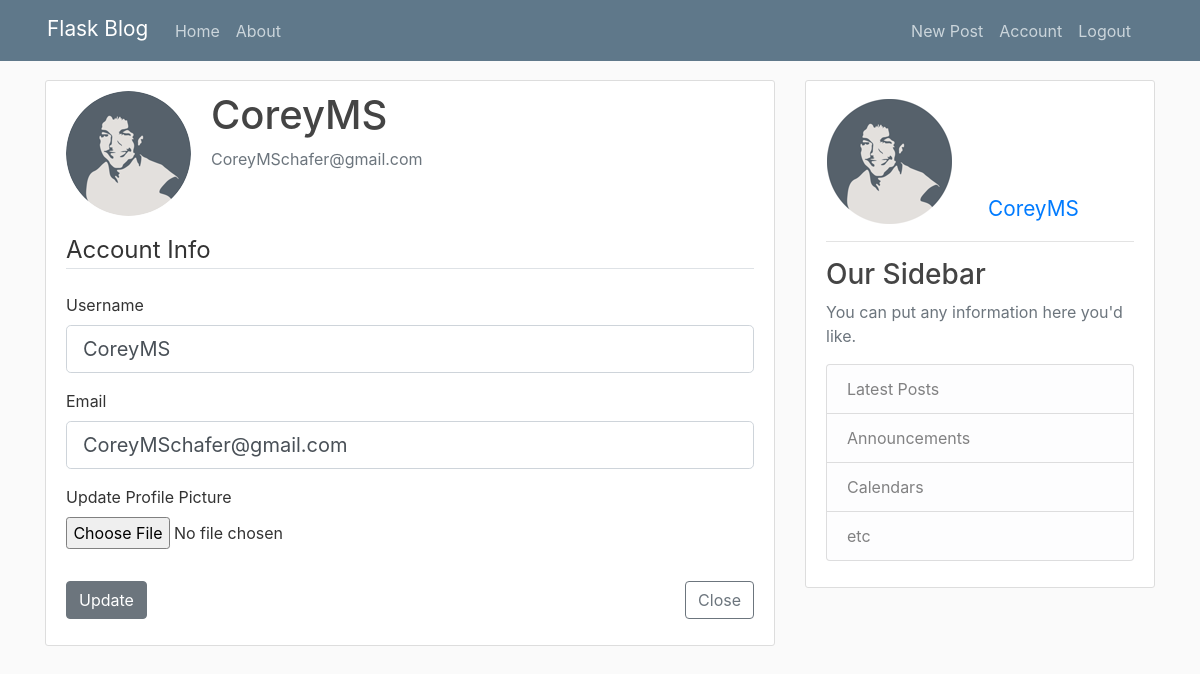
Page /account (signed in) on the committed database.
### flaskblog/models.py (models this page shows, shortened)
class User(db.Model, UserMixin):
    id = db.Column(db.Integer, primary_key=True)
    username = db.Column(db.String(20), unique=True, nullable=False)
    email = db.Column(db.String(120), unique=True, nullable=False)
    image_file = db.Column(db.String(20), nullable=False, default='default.jpg')
    password = db.Column(db.String(60), nullable=False)
    posts = db.relationship('Post', backref='author', lazy=True)

### flaskblog/users/routes.py (the view)
@users.route("/account", methods=['GET', 'POST'])
@login_required
def account():
    form = UpdateAccountForm()
    if form.validate_on_submit():
        if form.picture.data:
            picture_file = save_picture(form.picture.data)
            current_user.image_file = picture_file
        current_user.username = form.username.data
        current_user.email = form.email.data
        db.session.commit()
        flash(lazy_gettext("Your account has been updated!"), 'success')
        return redirect(url_for('users.account'))
    elif request.method == 'GET':
        form.username.data = current_user.username
        form.email.data = current_user.email
    image_file = url_for('static', filename='profile_pics/' + current_user.image_file)
    return render_template('account.html', title='Account', image_file=image_file, form=form, lflag=fl.current_lang)

### flaskblog/users/forms.py (shortened to what this page needs)
class UpdateAccountForm(FlaskForm):
    username = StringField(lazy_gettext("Username"), validators=[DataRequired(), Length(min=2, max=20)])
    email = StringField(lazy_gettext("Email"), validators=[DataRequired(), Email()])
    picture = FileField(lazy_gettext("Update Profile Picture"), validators=[FileAllowed(['jpg', 'png'])])
    submit = SubmitField(lazy_gettext("Update"))

### flaskblog/locale.py (called while the page is built)
def get_locale():
    return current_lang

### flaskblog/models.py (called while the page is built)
@login_manager.user_loader
def load_user(user_id):
    return User.query.get(int(user_id))

### flaskblog/templates/account.html (shortened to what this page needs)
{% extends "layout.html" %}
{% block content %}
    <div class="content-section">
        <div class="media">
            <img class="rounded-circle account-img" src="{{ image_file }}">
            <div class="media-body">
                <h2 class="account-heading">{{ current_user.username }}</h2>
                <p class="text-secondary">{{ current_user.email }}</p>
            </div>
        </div>
        <form method="POST" action="" enctype="multipart/form-data">
            <fieldset class="form-group">
                <legend class="border-bottom mb-4">{{ _("Account Info") }}</legend>
                <div class="form-group">
                    {{ form.username.label(class="form-control-label") }}
                    {% if form.username.errors %}
                        {{ form.username(class="form-control form-control-lg is-invalid") }}
                        <div class="invalid-feedback">
                            {% for error in form.username.errors %}
                                <span>{{ error }}</span>
                            {% endfor %}
                        </div>
                    {% else %}
                        {{ form.username(class="form-control form-control-lg") }}
                    {% endif %}
                </div>
                <div class="form-group">
                    {{ form.email.label(class="form-control-label") }}
                    {% if form.email.errors %}
                        {{ form.email(class="form-control form-control-lg is-invalid") }}
                        <div class="invalid-feedback">
                            {% for error in form.email.errors %}
                                <span>{{ error }}</span>
                            {% endfor %}
                        </div>
                    {% else %}
                        {{ form.email(class="form-control form-control-lg") }}
                    {% endif %}
                </div>
                <div class="form-group">
                    <div>{{ form.picture.label() }}</div>
                    {{ form.picture(class="fileUpload") }}
                </div>
            </fieldset>
            <div class="form-group d-flex justify-content-between mx-0">
                {{ form.submit(class="btn btn-secondary") }}
                <a class="btn btn-outline-secondary" type="button" href="{{ url_for('main.home') }}">{{ _("Close") }}</a>
            </div>
        </form>
    </div>
{% endblock content %}

### flaskblog/templates/side_panel.html (shortened to what this page needs)
<div class="col-md-4">
    <div class="content-section">
        {% if links %}
            <div class="article-metadata mb-3">
                <h3 class="mt-2 mb-3">{{ _("Links") }}</h3>
                <p class="text-muted">{{ _("Here are some links you might find useful") }}</p>
            </div>
            <div class="article-metadata mb-3">
                {% if lflag == "en" %}
                    <p><a href={{ url_for('posts.post', post_id='28') }} >{{ _("What you can do here?") }}</a></p>
                    <p><a href={{ url_for('posts.post', post_id='30') }} >{{ _("The changes I made") }}</a></p>
                    <p><a href={{ url_for('posts.post', post_id='32') }} >{{ _("A known issue") }}</a></p>
                {% else %}
                    <p><a href={{ url_for('posts.post', post_id='29') }} >{{ _("What you can do here?") }}</a></p>
                    <p><a href={{ url_for('posts.post', post_id='31') }} >{{ _("The changes I made") }}</a></p>
                    <p><a href={{ url_for('posts.post', post_id='31') }} >{{ _("A known issue") }}</a></p>
                {% endif %}
            </div>
            {% for name, url, trgt, description in links %}
                <p><a href={{ url }} target={{ trgt }}>{{ name }}</a><br><small class="text-muted">{{ description }}</small></p>
            {% endfor %}
        {% else %}
            {% if current_user.is_authenticated %}
                <div class="article-metadata mb-3">
                    <div class="row">
                        <img class="account-img rounded ml-3 mb-3 mt-2" src="{{ url_for('static', filename='profile_pics/' + current_user.image_file) }}">
                        <a class="align-self-end sp-name ml-3 mb-3" href="{{ url_for('users.user_posts', username=current_user.username) }}">{{ current_user.username }}</a>
                    </div>
                </div>
                {% include "side_panel_old.html" %}
            {% endif %}
        {% endif %}
    </div>
</div>

### flaskblog/static/main.css (style rules this page uses)
.sp-name { font-size: 1.3em; }
body { background: #fafafa; color: #333333; margin-top: 5rem; }
h1, h2, h3, h4, h5, h6 { color: #444444; }
.content-section { background: #ffffff; padding: 10px 20px; border: 1px solid #dddddd; border-radius: 3px; margin-bottom: 20px; }
.article-metadata { padding-bottom: 1px; margin-bottom: 4px; border-bottom: 1px solid #e3e3e3 }
.account-img { height: 125px; width: 125px; margin-right: 20px; margin-bottom: 16px; }
.account-heading { font-size: 2.5rem; }

### rows in the picture
User: username "CoreyMS", email "CoreyMSchafer@gmail.com", image_file (picture)
